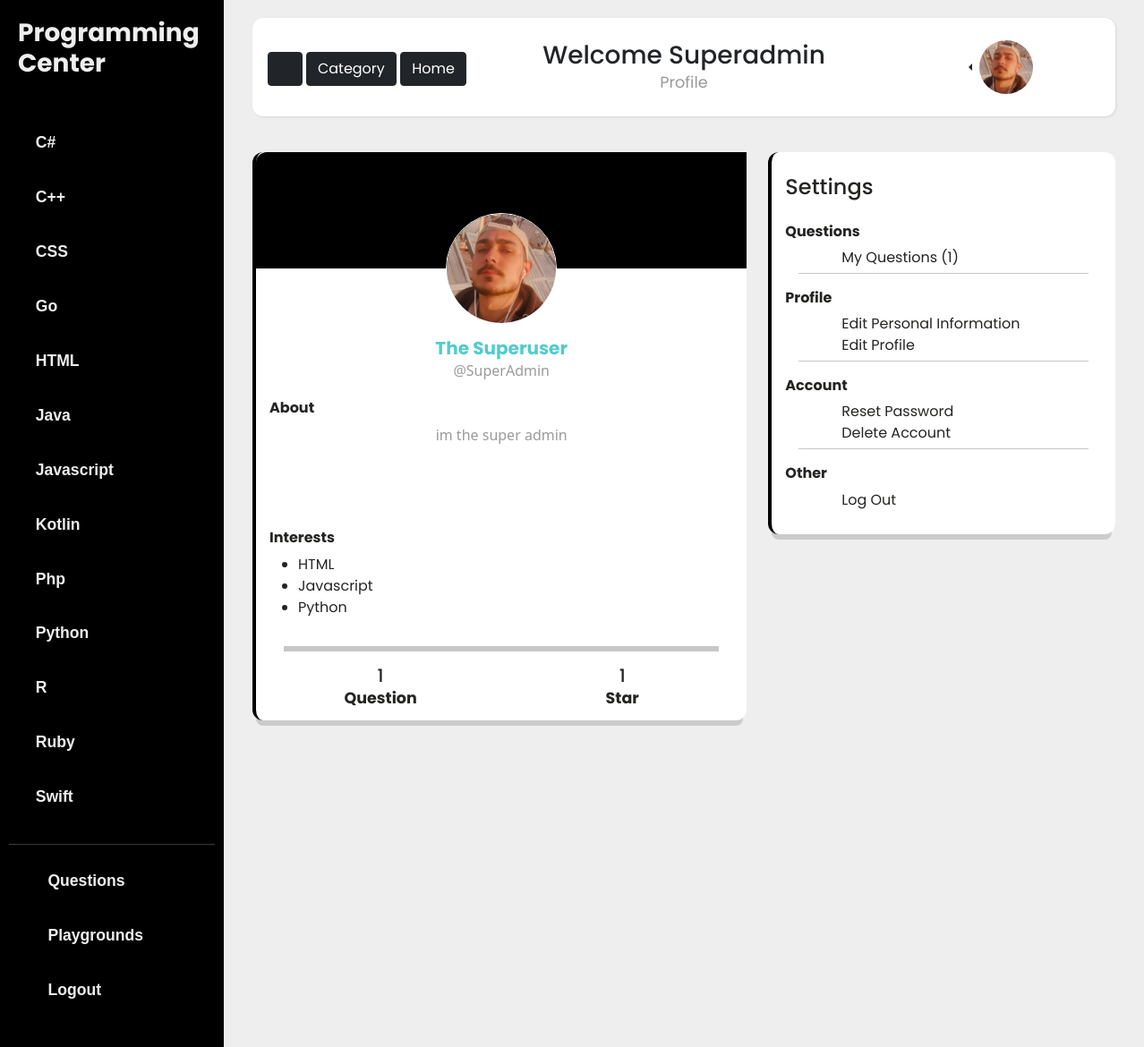
The page /account/profile/superadmin-profile/ (signed in) on the database its author committed.
### programmingLanguage/models.py (models this page shows, shortened)
class Language(models.Model):
    name = models.CharField(max_length=100, unique=True)
    slug = models.SlugField(max_length=10, unique=True)
    category = TreeManyToManyField(Category, related_name='lang_category')
    detail = RichTextField(blank=True, null=True)
    class Meta:
        ordering = ['name']

### account/models.py (models this page shows, shortened)
class UserBase(AbstractBaseUser, PermissionsMixin):
    email = models.EmailField('email address', unique=True)
    username = models.CharField(max_length=150, unique=True)
    first_name = models.CharField(max_length=150, blank=True)
    last_name = models.CharField(max_length=150, blank=True)
    slug = models.SlugField(max_length=150, unique=True)
    is_active = models.BooleanField(default=False)
    is_staff = models.BooleanField(default=False)
    created = models.DateTimeField(auto_now_add=True)
    updated = models.DateTimeField(auto_now=True)
    objects = CustomAccountManager()
    USERNAME_FIELD = 'email'
    REQUIRED_FIELDS = ['username']
    class Meta:
        verbose_name = 'Account'
        verbose_name_plural = 'Accounts'

class Profile(models.Model):
    user = models.OneToOneField(UserBase, on_delete=models.CASCADE)
    interests = models.ManyToManyField(Language, related_name='user_interests', blank=True)
    slug = models.SlugField(max_length=150, unique=True)
    about = models.TextField(blank=True)
    image = models.ImageField(default='avatar.png', upload_to=user_directory_path)
    stars = models.ManyToManyField(UserBase, related_name='star', default=None, blank=True)
    star_count = models.BigIntegerField(default='0')

### account/views.py (the view)
# urls.py: path('profile/<slug:slug>/', views.ProfileDetailView.as_view(), name='profile'),
class ProfileDetailView(DetailView, MultipleObjectMixin):
    model = Profile
    template_name = 'account/profile/profile.html'
    paginate_by = 6
    def get_context_data(self, **kwargs):
        profile = self.get_object()
        object_list = Question.objects.filter(author=profile.user)
        context = super().get_context_data(object_list=object_list, **kwargs)
        return context

### programmingLanguage/views.py (called while the page is built)
def language_list(request):
    language_list = Language.objects.all()
    context = {
        'language_list': language_list
    }
    return context

### templates/account/profile/profile.html (shortened to what this page needs)
{% extends '../../basee.html' %}
{% load static %}
{% block content %}
<div class="container-fluid">
    <div class="row">
        <nav class="navbar">
            <div class=" col-lg-3 col-12" style="text-align: center; margin: 10px 0;">
                <button type="button" id="sidebarCollapse" class="btn btn-dark mt-1">
                    <i class="fas fa-align-left"></i>
                </button>
                <a href="{% url 'pl:category' %}" class="btn btn-dark mt-1">Category</a>
                <a href="{% url 'pl:home' %}" class="btn btn-dark mt-1">Home</a>
            </div>
            <div class=" col-lg-6 col-12" style="text-align: center; margin: 10px 0;">
                {% if request.user.is_authenticated %}
                <h3 class="mb-0">Welcome {{request.user.username|title}}</h3>
                {% endif %}
                <a href="{% url 'account:profile' object.slug %}" class="navigation ">Profile</a>
            </div>
            <div class="col-lg-3 col-12" style="text-align: center; margin: 10px 0;">
                {% if request.user.is_authenticated %}
                <div class="btn-group  dropstart">
                    <a type="button" class="dropdown-toggle" data-bs-toggle="dropdown" data-toggle="dropdown"
                        aria-haspopup="true" aria-expanded="false">
                        <img src="{{ request.user.profile.image.url }}" alt="" class="rounded-circle" width="60"
                            height="60">
                    </a>
                </div>
                {% else %}
                <div class="row justify-content-center">
                    <a href="{% url 'account:register' %}" class="btn btn-dark col-5"
                        style="margin-right: 5px;">Register</a>
                    <a href="{% url 'account:login' %}" class="btn btn-dark col-5">Log in</a>
                </div>
                {% endif %}
            </div>
        </nav>
    </div>
</div>
<div class="row">
    <div class="col-lg-7 col-12">
        <div class="card card-user card-border">
            <div class="image">
                <img src="{% static 'media/black.jpg' %}" alt="...">
            </div>
            <div class="card-body">
                <div class="author mb-3">
                    <a href="{{object.image.url}}">
                        <img class="avatar" src="{{ object.image.url }}" alt="...">
                    </a>
                    <h5 class="title mb-0">{{ object.user.first_name|title }} {{ object.user.last_name|title }}</h5>
                    <p class="description my-0">
                        @{{object.user.username}}
                    </p>
                </div>
                <h6 class="fw-bold">About</h6>
                <div class="over mb-3">
                    <p class="description text-center">
                        {{object.about}}
                    </p>
                </div>
                {% if object.interests.all %}
                <div>
                    <h6 class="fw-bold">Interests</h6>
                    <ul>
                        {% for lang in object.interests.all %}
                        <li>{{lang.name}}</li>
                        {% endfor %}
                    </ul>
                </div>
                {% endif %}
            </div>
            <div class="card-footer">
                <hr class="" style="border:solid 3px">
                <div class="button-container">
                    <div class="row">
                        <div class="col-lg-6 col-md-6 col-6 ml-auto">
                            <h5>{{object.user.questions.count}}<br><small class="fw-bold">Question{{object.user.questions.count|pluralize }}</small>
                            </h5>
                        </div>
                        <div class="col-lg-6 col-md-6 col-6 ml-auto mr-auto">
                            <h5>
                                <span id="star_count">{{object.star_count}}</span>
                                <br><small class="fw-bold">Star{{object.star_count|pluralize }}</small>
                            </h5>
                        </div>
                    </div>
                </div>
            </div>
        </div>
    </div>
    {% if object.user == request.user %}
    <div class="col-lg-5 col-12">
        <div class="card card-user card-border">
            <div class="card-header">
                <h4 class="card-title" style="display: inline-block;">Settings</h4>
            </div>
            <div class="card-body">
                <h6 class="fw-bold">Questions</h6>
                <ul class="list-unstyled team-members">
                    <li>
                        <div class="row">
                            <div class="col-md-2 col-2 profile-icons" style="color: #f0ad4e;">
                                <i class="fas fa-question"></i>
                            </div>
                            <div class="col-md-7 col-7">
                                <a href="{% url 'question:user_question_list' object.slug %}">My Questions
                                    ({{object.user.questions.count}})</a>
                            </div>
                        </div>
                    </li>
                    <hr>
                    <h6 class="fw-bold">Profile </h6>
                    <li>
                        <div class="row">
                            <div class="col-md-2 col-2 profile-icons data-icon">
                                <i class="fas fa-id-card"></i>
                            </div>
                            <div class="col-md-10 col-7">
                                <a href="{% url 'account:user_update' object.user.slug %}">Edit Personal Information</a>
                            </div>
                        </div>
                    </li>
                    <li>
                        <div class="row">
                            <div class="col-md-2 col-2 mobile-icon profile-icons">
                                <i class="fas fa-user-cog"></i>
                            </div>
                            <div class="col-md-7 col-7">
                                <a href="{% url 'account:profile_update' object.slug %}">Edit Profile</a>
                            </div>
                        </div>
                    </li>
                    <hr>
                    <h6 class="fw-bold">Account</h6>
                    <li>
                        <div class="row">
                            <div class="col-md-2 col-2 profile-icons game-icon">
                                <i class="fas fa-key"></i>
                            </div>
                            <div class="col-md-7 col-7">
                                <a href="{% url 'account:password_change' %}">Reset Password</a>
                            </div>
                        </div>
                    </li>
                    <li>
                        <div class="row">
                            <div class="col-md-2 col-2 profile-icons web-icon">
                                <i class="fas fa-trash"></i>
                            </div>
                            <div class="col-md-7 col-7">
                                <a href="{% url 'account:user_delete' object.user.slug %}">Delete Account</a>
                            </div>
                        </div>
                    </li>
                    <hr>
                    <h6 class="fw-bold">Other</h6>
                    <li>
                        <div class="row">
                            <div class="col-md-2 col-2 profile-icons mobile-icon">
                                <i class="fas fa-power-off"></i>
                            </div>
                            <div class="col-md-7 col-7">
                                <a href="{% url 'account:logout' %}">Log Out</a>
                            </div>
                        </div>
                    </li>
                </ul>
            </div>
        </div>
    </div>
    {% endif %}
</div>
{% endblock %}

### templates/basee.html (shortened to what this page needs)
{% load static %}
<!doctype html>
<html lang="en">
<head>
    <link href="https://cdn.jsdelivr.net/npm/bootstrap@5.0.0-beta2/dist/css/bootstrap.min.css" rel="stylesheet"
>
    <link href="{% static 'fontawesome_free/css/all.min.css' %}" rel="stylesheet" type="text/css">
    <link rel="stylesheet" href="https://cdn.jsdelivr.net/gh/devicons/devicon@v2.10.1/devicon.min.css">
    <link href="{% static 'css/sidebar.css' %}" rel="stylesheet">
    <link href="{% static 'css/card.css' %}" rel="stylesheet">
    <link href="{% static 'css/card1.css' %}" rel="stylesheet">
</head>
<body>
    <div class="wrapper">
        <nav id="sidebar">
            <div class="sidebar-header">
                <a href="{% url 'pl:home' %}">
                <h3 class="fw-bold">Programming Center</h3>
                </a>
            </div>
            <ul class="components">
                {% for lang in language_list %}
                <li>
                    <a href="{% url 'pl:languages_detail' lang.slug %}">
                        <p class="fw-bold">{{lang.name}}</p>
                    </a>
                </li>
                {% endfor %}
                <hr>
                <li>
                    <a href="{% url 'question:question_list' %}">
                        <i class="fas fa-question y-icon"></i>
                        <p class="fw-bold">Questions</p>
                    </a>
                </li>
                <li>
                    <a href="{% url 'editor:home' %}">
                        <i class="fas fa-file-code game-icon"></i>
                        <p class="fw-bold">Playgrounds</p>
                    </a>
                </li>
                {% if request.user.is_authenticated %}
                <li>
                    <a href="{% url 'account:logout' %}">
                        <i class="fas fa-power-off web-icon"></i>
                        <p class="fw-bold">Logout</p>
                    </a>
                </li>
                {% endif %}
            </ul>
        </nav>
        <div id="content">
            <main class="container">
                {% block content %}
                {% endblock %}
            </main>
        </div>
    </div>
</body>
</html>

### static/css/sidebar.css (style rules this page uses)
:root { --mainColor: #fff; }
body { font-family: 'Poppins', sans-serif; background: #eee; }
p { font-family: sans-serif, 'Poppins'; font-size: 1em; font-weight: 300; line-height: 1.7em; }
a { color: inherit; text-decoration: none; transition: all 0.3s; }
.over { overflow-y:auto; height: 100px; }
.navbar { padding: 15px 10px; background: #fff; border: none; border-radius: 12px; margin-bottom: 40px; box-shadow: 1px 1px 3px rgba(0, 0, 0, 0.1); }
i, span { display: inline-block; }
.wrapper { display: flex; align-items: stretch; }
#sidebar { min-width: 250px; max-width: 250px; background: #000; color: #eee; transition: all 0.3s; }
#sidebar .sidebar-header { padding: 20px; background: #000; }
#sidebar ul.components { position: relative; padding: 20px 10px; }
#sidebar ul li a { padding: 10px 10px 5px; font-size: 1.1em; display: block; background: linear-gradient(to right, var(--mainColor) 0%, var(--mainColor) 100%); background-position: 0 0 ; background-repeat: repeat-x; background-size: 1px 0; transition: background-size .5s; }
#sidebar ul.components li a p { display: inline-block; margin-left: 15px; }
#content { width: 100%; padding: 20px; min-height: 100vh; transition: all 0.3s; }

### static/css/card.css (style rules this page uses)
.description, .card-description, .footer-big p, .card .footer .stats { color: #9A9A9A; font-weight: 300; font-family: "Segoe UI", Roboto, "Helvetica Neue", Arial, "Noto Sans", sans-serif, "Apple Color Emoji", "Segoe UI Emoji", "Segoe UI Symbol", "Noto Color Emoji"; }
.card { border-radius: 12px; box-shadow: 0 10px 0 -4px rgba(0, 0, 0, 0.15); background-color: #FFFFFF; color: #252422; margin-bottom: 20px; position: relative; border: 0 none; transition: transform 300ms cubic-bezier(0.34, 2, 0.6, 1), box-shadow 200ms ease; }
.card-border { border-left: 4px solid black; }
.card .card-body { padding: 15px 15px 10px 15px; }
.card .card-header { padding: 15px 15px 0; border: 0; }
.card .card-header:not([data-background-color]) { background-color: transparent; }
.card .card-header .card-title { margin-top: 10px; }
.title { font-weight: 700; color: #51cbce; }
.card .image { overflow: hidden; height: 200px; position: relative; }
.card .avatar { width: 30px; height: 30px; overflow: hidden; border-radius: 50%; margin-bottom: 15px; }
.card .card-footer { background-color: transparent; border: 0; }
.card-user .image { height: 130px; }
.card-user .image img { border-radius: 12px; }
.card-user .author { text-align: center; text-transform: none; margin-top: -77px; }
.card-user .avatar { width: 124px; height: 124px; border: 1px solid #FFFFFF; position: relative; }
.card-user .card-body { min-height: 240px; }
.card-user hr { margin: 5px 15px 15px; }
.card-user .card-body+.card-footer { padding-top: 0; }
.card-user .card-footer h5 { font-size: 1.25em; margin-bottom: 0; }
.card-user .button-container { margin-bottom: 6px; text-align: center; }
a.navigation { color: #9A9A9A; font-size: 1.1rem; }
.web-icon { color: #d9534f; }
.game-icon { color: #5cb85c; }
.mobile-icon { color: #292b2c; }
.data-icon { color: #0275d8; }
.y-icon { color: #f0ad4e; }
.profile-icons { padding-right: 0; padding-left: 25px; }
h6 { display: inline-block; }

### rows shown on the page
Language: name "C#"
Language: name "C++"
Language: name "CSS"
Language: name "Go"
Language: name "HTML"
Language: name "Java"
Language: name "Javascript"
Language: name "Kotlin"
Language: name "Php"
Language: name "Python"
Language: name "R"
Language: name "Ruby"
Language: name "Swift"
UserBase: user.username "Superadmin", user.profile.image (picture)
Profile: image (picture), user.first_name "The", user.last_name "Superuser", user.username "SuperAdmin", about "im the super admin", user.questions.count "1", star_count "1"
